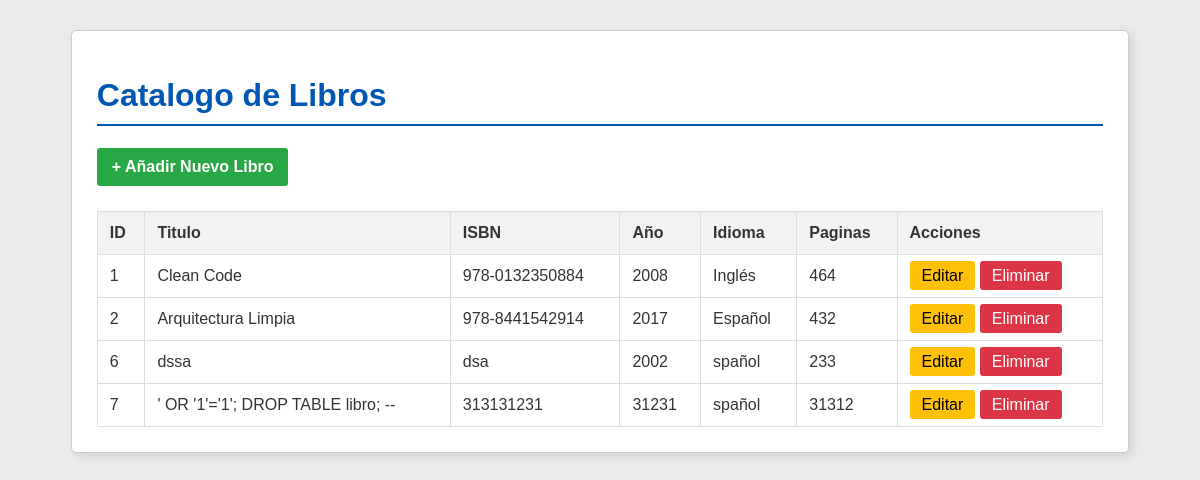
The page / on the database its author committed.
### tables this page shows
CREATE TABLE `libro` (
  `id_libro` int(11) NOT NULL,
  `titulo` varchar(150) NOT NULL,
  `isbn` varchar(50) NOT NULL,
  `ano_publicacion` int(11) DEFAULT NULL CHECK (`ano_publicacion` > 1500),
  `idioma` varchar(50) NOT NULL,
  `numero_paginas` int(11) DEFAULT NULL CHECK (`numero_paginas` > 0)
);

### index.php (the view, shortened to what this page needs)
<?php
$pdo = Conexion::conectar();
$stmt = $pdo->query('SELECT * FROM libro');
$libros = $stmt->fetchAll(PDO::FETCH_ASSOC);
?>
<!DOCTYPE html>
<html lang="es">
<head>
</head>
<body>
  <div class="contenedor">
    <h1>Catalogo de Libros</h1>
    <a href="crear.php" class="btn-nuevo">+ Añadir Nuevo Libro</a>
    <table>
      <thead>
        <tr>
          <th>ID</th>
          <th>Titulo</th>
          <th>ISBN</th>
          <th>Año</th>
          <th>Idioma</th>
          <th>Paginas</th>
          <th>Acciones</th>
        </tr>
      </thead>
      <tbody>
        <?php foreach ($libros as $libro): ?>
        <tr>
          <td><?= htmlspecialchars($libro['id_libro']) ?></td>
          <td><?= htmlspecialchars($libro['titulo']) ?></td>
          <td><?= htmlspecialchars($libro['isbn']) ?></td>
          <td><?= htmlspecialchars($libro['ano_publicacion']) ?></td>
          <td><?= htmlspecialchars($libro['idioma']) ?></td>
          <td><?= htmlspecialchars($libro['numero_paginas']) ?></td>
          <td>
            <a href="editar.php?id=<?= $libro['id_libro'] ?>" class="btn-editar">Editar</a>
            <a href="eliminar.php?id=<?= $libro['id_libro'] ?>" class="btn-borrar"
              onclick="return confirm('¿De verdad quieres borrar este libro?');">Eliminar</a>
          </td>
        </tr>
        <?php endforeach; ?>
      </tbody>
    </table>
  </div>
</body>
</html>

### index.php (style rules this page uses)
body { font-family: Arial, Helvetica, sans-serif; background-color: #eaeaea; color: #333; }
.contenedor { width: 85%; margin: 30px auto; background: #ffffff; padding: 25px; border: 1px solid #cccccc; border-radius: 5px; box-shadow: 3px 3px 8px rgba(0, 0, 0, 0.1); }
h1 { color: #0056b3; border-bottom: 2px solid #0056b3; padding-bottom: 10px; }
.btn-nuevo { background-color: #28a745; color: white; padding: 10px 15px; text-decoration: none; border-radius: 3px; display: inline-block; margin-bottom: 15px; font-weight: bold; }
table { width: 100%; border-collapse: collapse; margin-top: 10px; }
th, td { border: 1px solid #dddddd; padding: 12px; text-align: left; }
th { background-color: #f2f2f2; }
.btn-editar { background-color: #ffc107; color: black; padding: 6px 12px; text-decoration: none; border-radius: 3px; }
.btn-borrar { background-color: #dc3545; color: white; padding: 6px 12px; text-decoration: none; border-radius: 3px; }

### rows shown on the page
libro: id_libro "1", titulo "Clean Code", isbn "978-0132350884", ano_publicacion "2008", idioma "Inglés", numero_paginas "464"
libro: id_libro "2", titulo "Arquitectura Limpia", isbn "978-8441542914", ano_publicacion "2017", idioma "Español", numero_paginas "432"
libro: id_libro "6", titulo "dssa", isbn "dsa", ano_publicacion "2002", idioma "spañol", numero_paginas "233"
libro: id_libro "7", titulo "' OR '1'='1'; DROP TABLE libro; --", isbn "313131231", ano_publicacion "31231", idioma "spañol", numero_paginas "31312"
